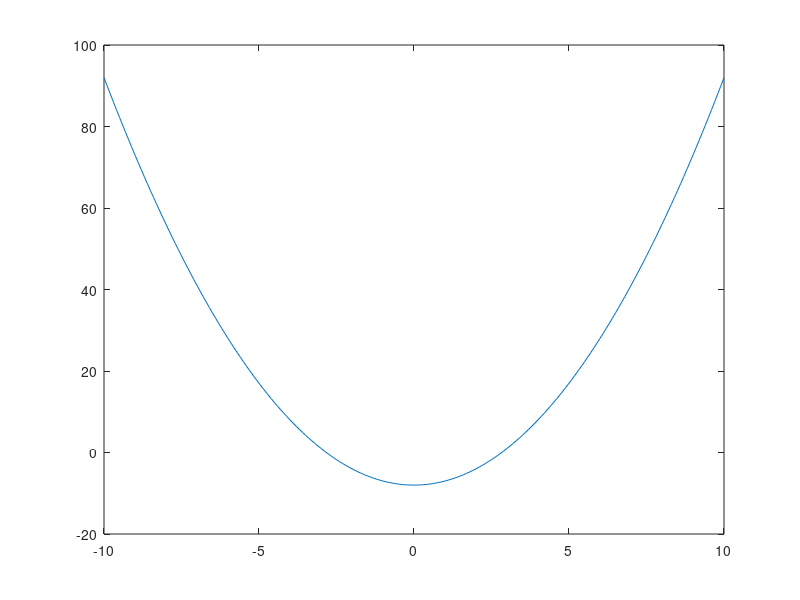
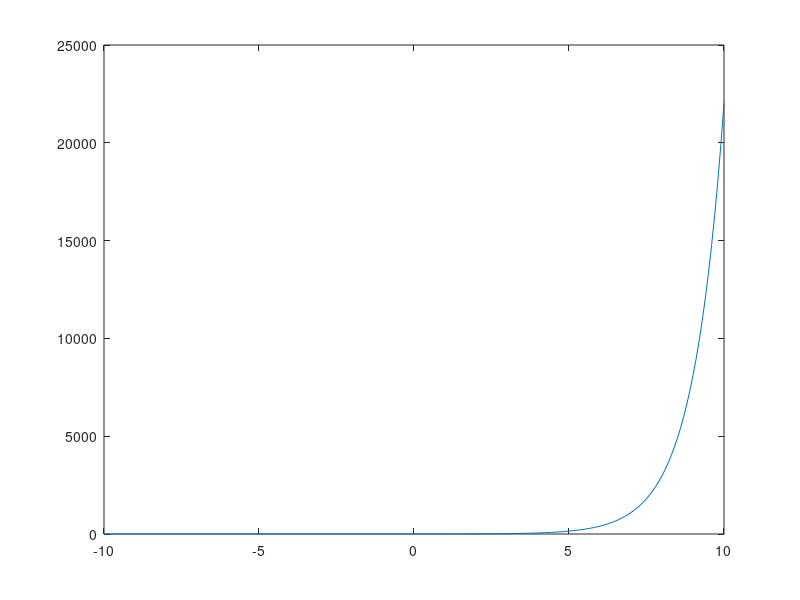
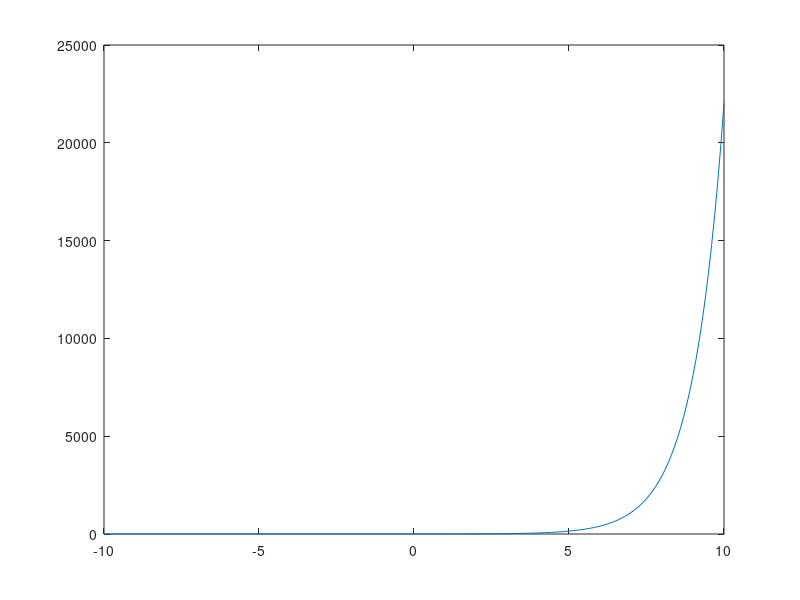

Recreate these plots in MATLAB, in order.
% 05 23
clc
clear

x = -10:0.1:10;
y1 = x.^2 - 8;
y2 = exp(x);
figure, plot(x, y1);
figure, plot(x, y2);
figure('Position', [100, 100, 500, 500]), plot(x, y2);  % figure('Position', [left, bottom, width, height]);
